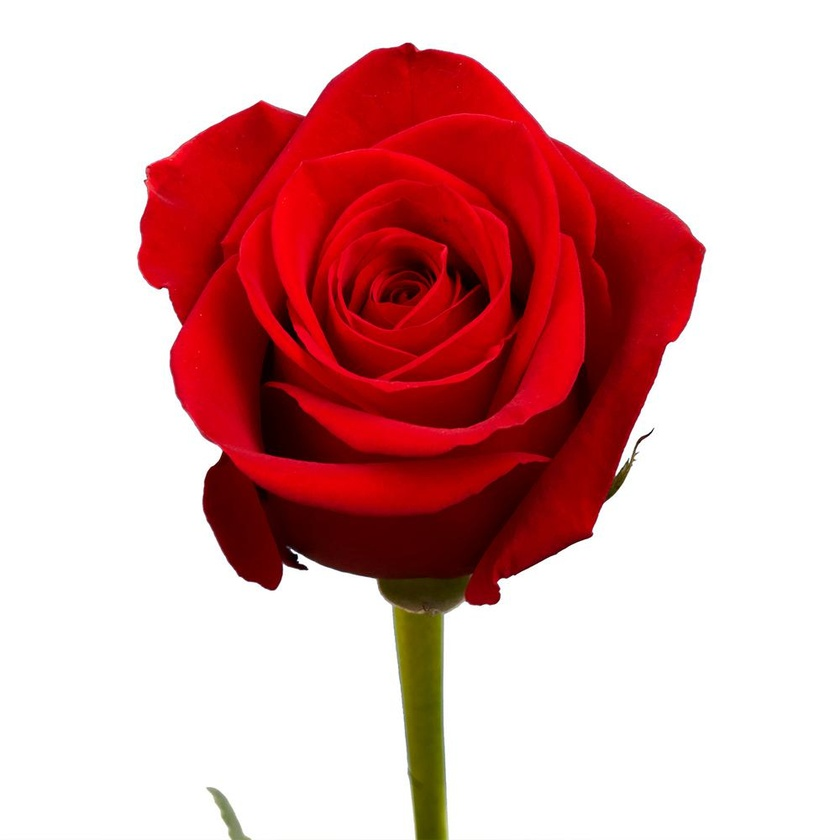
#> input picture atividade7/images-default/image_one.jpg, 840 x 840 px, shrunk from 1000 x 1000 before the run
$ python atividade_one.py
#> lines starting #> are read from the running program, lines starting #| are printed output that depends on the picture
import cv2

image = cv2.imread("../images-default/image_one.jpg")
#> image is the input picture: shape (840, 840, 3); mean B, G, R 172.9, 172.6, 221.6
altura, largura, canais = image.shape
#> altura = 840; largura = 840; canais = 3
nLargura = largura-1
#> nLargura = 839
nAltura = altura-1
#> nAltura = 839
x=0
y=0

for x in range(0, nLargura):
    for y in range(0, nAltura):
        if image[x,y][0] == 255 and image[x,y][1] == 255 and image[x,y][2] == 255:
            image[x,y] = [0,0,0]
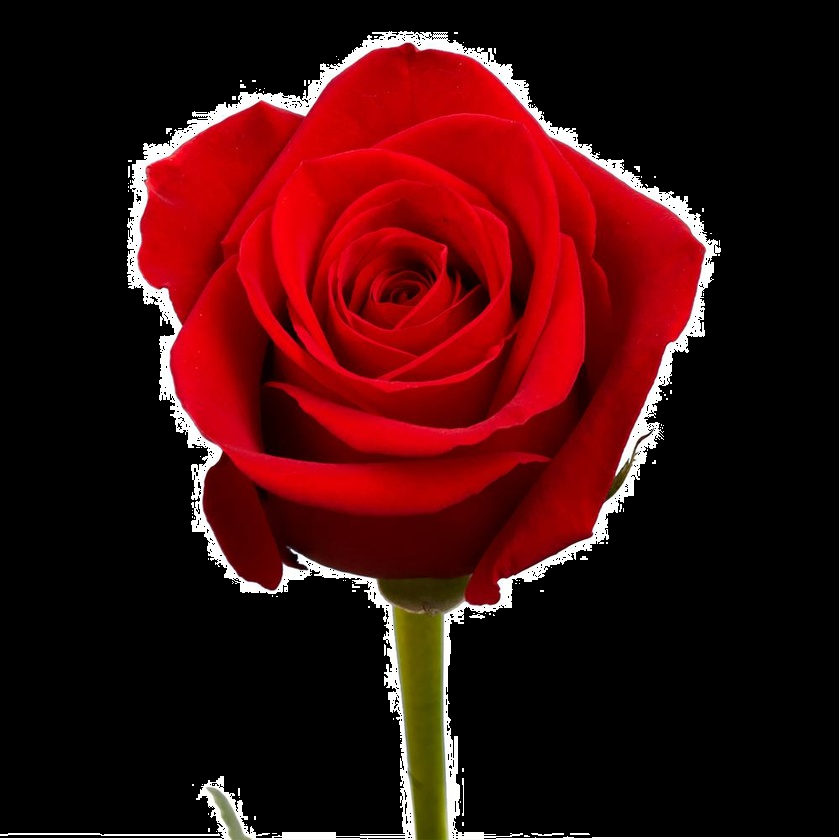
#> image: shape (840, 840, 3); mean B, G, R 13.5, 13.1, 62.1

cv2.imwrite("../images-generated/atividade_one/atividade_one.jpg", image)

print("\n-----------------------------------------------------")
print("\nImagem gerada!")
print("\nLocalização: /images-generated/atividade_one")
print("\n-----------------------------------------------------\n")

$ run again, with atividade7/images-default/image_tree.jpg copied over atividade7/images-default/image_one.jpg
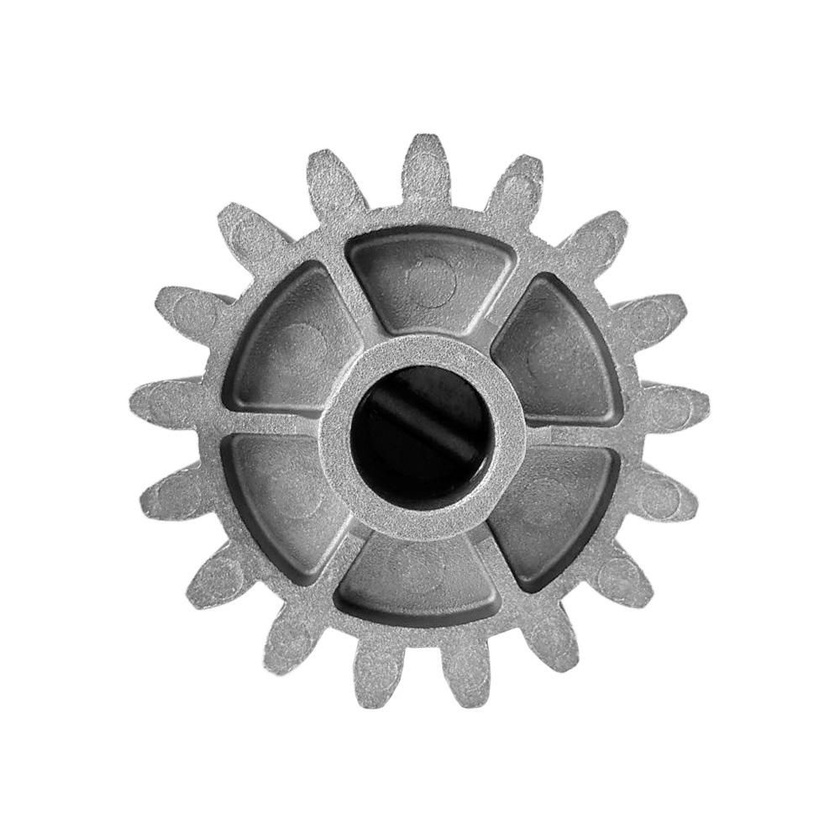
#> input picture atividade7/images-default/image_tree.jpg, 840 x 840 px, shrunk from 1000 x 1000 before the run
#> image is the input picture: shape (840, 840, 3); min 0, max 255, mean 218.4
#> after the loop `for x in range(0, nLargura):`:
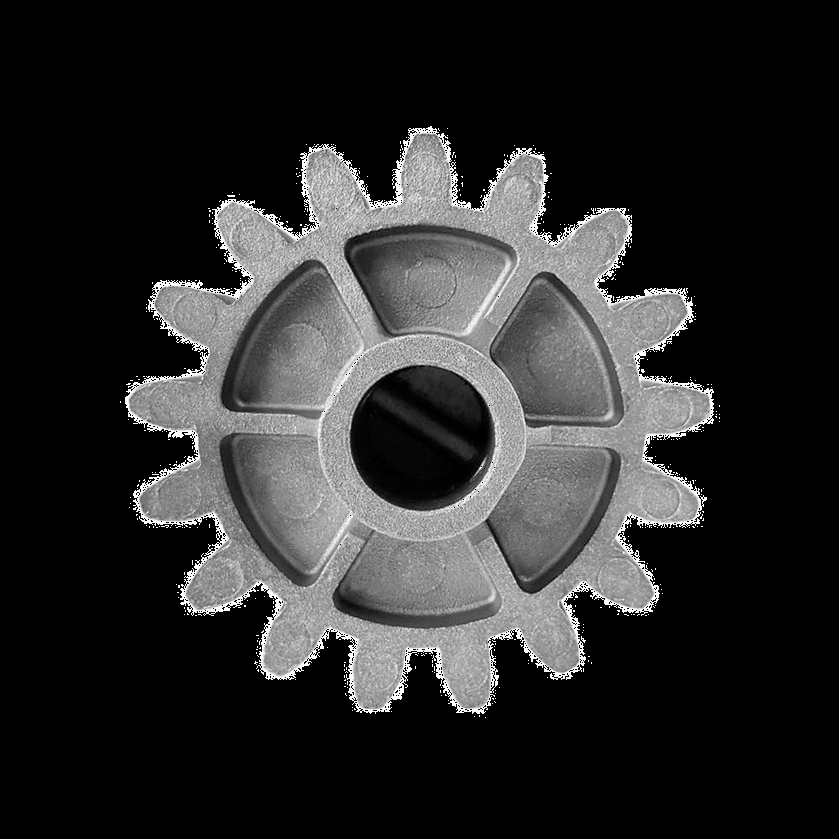
#> image: shape (840, 840, 3); min 0, max 255, mean 43.6
